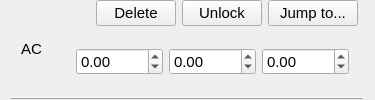
       <widget class="QWidget" name="acWig" native="true">
        <property name="sizePolicy">
         <sizepolicy hsizetype="MinimumExpanding" vsizetype="Preferred">
          <horstretch>0</horstretch>
          <verstretch>0</verstretch>
         </sizepolicy>
        </property>
        <layout class="QGridLayout" name="gridLayout_3">
         <property name="topMargin">
          <number>0</number>
         </property>
         <property name="bottomMargin">
          <number>0</number>
         </property>
         <property name="verticalSpacing">
          <number>0</number>
         </property>
         <item row="0" column="0" rowspan="2" colspan="2">
          <widget class="QLabel" name="label_5">
           <property name="sizePolicy">
            <sizepolicy hsizetype="Fixed" vsizetype="Preferred">
             <horstretch>0</horstretch>
             <verstretch>0</verstretch>
            </sizepolicy>
           </property>
           <property name="minimumSize">
            <size>
             <width>50</width>
             <height>0</height>
            </size>
           </property>
           <property name="font">
            <font>
             <family>Arial</family>
             <pointsize>11</pointsize>
            </font>
           </property>
           <property name="text">
            <string>AC</string>
           </property>
           <property name="margin">
            <number>0</number>
           </property>
           <property name="indent">
            <number>10</number>
           </property>
          </widget>
         </item>
         <item row="0" column="9">
          <widget class="QPushButton" name="acJumpButton">
           <property name="sizePolicy">
            <sizepolicy hsizetype="Preferred" vsizetype="Fixed">
             <horstretch>0</horstretch>
             <verstretch>0</verstretch>
            </sizepolicy>
           </property>
           <property name="minimumSize">
            <size>
             <width>90</width>
             <height>25</height>
            </size>
           </property>
           <property name="font">
            <font>
             <family>Arial</family>
             <pointsize>11</pointsize>
            </font>
           </property>
           <property name="styleSheet">
            <string notr="true">x;</string>
           </property>
           <property name="text">
            <string>Jump to...</string>
           </property>
           <attribute name="buttonGroup">
            <string notr="true">fidButtonGroup</string>
           </attribute>
          </widget>
         </item>
         <item row="0" column="8">
          <widget class="QPushButton" name="acLockButton">
           <property name="sizePolicy">
            <sizepolicy hsizetype="Preferred" vsizetype="Fixed">
             <horstretch>0</horstretch>
             <verstretch>0</verstretch>
            </sizepolicy>
           </property>
           <property name="minimumSize">
            <size>
             <width>80</width>
             <height>25</height>
            </size>
           </property>
           <property name="font">
            <font>
             <family>Arial</family>
             <pointsize>11</pointsize>
            </font>
           </property>
           <property name="styleSheet">
            <string notr="true"/>
           </property>
           <property name="text">
            <string>Unlock</string>
           </property>
           <attribute name="buttonGroup">
            <string notr="true">fidButtonGroup</string>
           </attribute>
          </widget>
         </item>
         <item row="1" column="2" colspan="8">
          <widget class="QWidget" name="widget" native="true">
           <layout class="QGridLayout" name="gridLayout_11">
            <item row="0" column="0">
             <widget class="QDoubleSpinBox" name="acX">
              <property name="sizePolicy">
               <sizepolicy hsizetype="Fixed" vsizetype="Fixed">
                <horstretch>0</horstretch>
                <verstretch>0</verstretch>
               </sizepolicy>
              </property>
              <property name="minimumSize">
               <size>
                <width>60</width>
                <height>0</height>
               </size>
              </property>
              <property name="font">
               <font>
                <family>Arial</family>
                <pointsize>11</pointsize>
               </font>
              </property>
              <property name="focusPolicy">
               <enum>Qt::StrongFocus</enum>
              </property>
              <property name="styleSheet">
               <string notr="true"/>
              </property>
              <property name="showGroupSeparator" stdset="0">
               <bool>false</bool>
              </property>
              <property name="minimum">
               <double>-1000.000000000000000</double>
              </property>
              <property name="maximum">
               <double>1000.000000000000000</double>
              </property>
             </widget>
            </item>
            <item row="0" column="1">
             <widget class="QDoubleSpinBox" name="acY">
              <property name="sizePolicy">
               <sizepolicy hsizetype="Fixed" vsizetype="Fixed">
                <horstretch>0</horstretch>
                <verstretch>0</verstretch>
               </sizepolicy>
              </property>
              <property name="minimumSize">
               <size>
                <width>60</width>
                <height>0</height>
               </size>
              </property>
              <property name="font">
               <font>
                <family>Arial</family>
                <pointsize>11</pointsize>
               </font>
              </property>
              <property name="focusPolicy">
               <enum>Qt::StrongFocus</enum>
              </property>
              <property name="styleSheet">
               <string notr="true"/>
              </property>
              <property name="minimum">
               <double>-1000.000000000000000</double>
              </property>
              <property name="maximum">
               <double>1000.000000000000000</double>
              </property>
             </widget>
            </item>
            <item row="0" column="2">
             <widget class="QDoubleSpinBox" name="acZ">
              <property name="sizePolicy">
               <sizepolicy hsizetype="Fixed" vsizetype="Fixed">
                <horstretch>0</horstretch>
                <verstretch>0</verstretch>
               </sizepolicy>
              </property>
              <property name="minimumSize">
               <size>
                <width>60</width>
                <height>0</height>
               </size>
              </property>
              <property name="font">
               <font>
                <family>Arial</family>
                <pointsize>11</pointsize>
               </font>
              </property>
              <property name="focusPolicy">
               <enum>Qt::StrongFocus</enum>
              </property>
              <property name="minimum">
               <double>-1000.000000000000000</double>
              </property>
              <property name="maximum">
               <double>1000.000000000000000</double>
              </property>
             </widget>
            </item>
           </layout>
          </widget>
         </item>
         <item row="2" column="0" colspan="11">
          <widget class="Line" name="line_23">
           <property name="sizePolicy">
            <sizepolicy hsizetype="Preferred" vsizetype="Fixed">
             <horstretch>0</horstretch>
             <verstretch>0</verstretch>
            </sizepolicy>
           </property>
           <property name="minimumSize">
            <size>
             <width>0</width>
             <height>0</height>
            </size>
           </property>
           <property name="font">
            <font>
             <family>Arial</family>
             <pointsize>11</pointsize>
            </font>
           </property>
           <property name="frameShadow">
            <enum>QFrame::Raised</enum>
           </property>
           <property name="lineWidth">
            <number>1</number>
           </property>
           <property name="orientation">
            <enum>Qt::Horizontal</enum>
           </property>
          </widget>
         </item>
         <item row="0" column="7">
          <widget class="QPushButton" name="acDelButton">
           <property name="sizePolicy">
            <sizepolicy hsizetype="Preferred" vsizetype="Fixed">
             <horstretch>0</horstretch>
             <verstretch>0</verstretch>
            </sizepolicy>
           </property>
           <property name="minimumSize">
            <size>
             <width>80</width>
             <height>25</height>
            </size>
           </property>
           <property name="font">
            <font>
             <family>Arial</family>
             <pointsize>11</pointsize>
            </font>
           </property>
           <property name="styleSheet">
            <string notr="true"/>
           </property>
           <property name="text">
            <string>Delete</string>
           </property>
           <attribute name="buttonGroup">
            <string notr="true">fidButtonGroup</string>
           </attribute>
          </widget>
         </item>
         <item row="0" column="2" colspan="5">
          <widget class="qSlicerMarkupsPlaceWidget" name="acPoint">
           <property name="sizePolicy">
            <sizepolicy hsizetype="Preferred" vsizetype="Preferred">
             <horstretch>0</horstretch>
             <verstretch>0</verstretch>
            </sizepolicy>
           </property>
           <property name="minimumSize">
            <size>
             <width>0</width>
             <height>0</height>
            </size>
           </property>
           <property name="font">
            <font>
             <family>Arial</family>
             <pointsize>11</pointsize>
            </font>
           </property>
           <property name="buttonsVisible">
            <bool>false</bool>
           </property>
           <property name="deleteAllMarkupsOptionVisible">
            <bool>false</bool>
           </property>
           <property name="placeMultipleMarkups">
            <enum>qSlicerMarkupsPlaceWidget::ForcePlaceSingleMarkup</enum>
           </property>
           <property name="placeModeEnabled">
            <bool>false</bool>
           </property>
           <property name="deleteButton().show()" stdset="0">
            <bool>true</bool>
           </property>
           <property name="placeButton().show()" stdset="0">
            <bool>true</bool>
           </property>
          </widget>
         </item>
        </layout>
       </widget>
